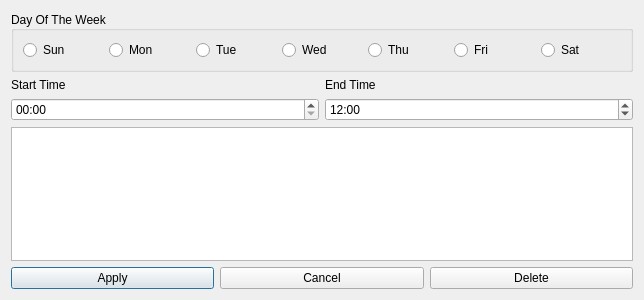
<?xml version="1.0" encoding="UTF-8"?>
<ui version="4.0">
 <class>policy_config</class>
 <widget class="QDialog" name="policy_config">
  <property name="geometry">
   <rect>
    <x>0</x>
    <y>0</y>
    <width>644</width>
    <height>300</height>
   </rect>
  </property>
  <property name="windowTitle">
   <string>Dialog</string>
  </property>
  <layout class="QVBoxLayout" name="verticalLayout">
   <item>
    <widget class="QGroupBox" name="dayOfTheWeekLayout">
     <property name="title">
      <string>Day Of The Week</string>
     </property>
     <property name="alignment">
      <set>Qt::AlignLeading|Qt::AlignLeft|Qt::AlignVCenter</set>
     </property>
     <layout class="QHBoxLayout" name="horizontalLayout">
      <item>
       <widget class="QRadioButton" name="dayOfTheWeekButton_0">
        <property name="text">
         <string>Sun</string>
        </property>
        <attribute name="buttonGroup">
         <string notr="true">dayOfTheWeekGroup</string>
        </attribute>
       </widget>
      </item>
      <item>
       <widget class="QRadioButton" name="dayOfTheWeekButton_1">
        <property name="text">
         <string>Mon</string>
        </property>
        <attribute name="buttonGroup">
         <string notr="true">dayOfTheWeekGroup</string>
        </attribute>
       </widget>
      </item>
      <item>
       <widget class="QRadioButton" name="dayOfTheWeekButton_2">
        <property name="text">
         <string>Tue</string>
        </property>
        <attribute name="buttonGroup">
         <string notr="true">dayOfTheWeekGroup</string>
        </attribute>
       </widget>
      </item>
      <item>
       <widget class="QRadioButton" name="dayOfTheWeekButton_3">
        <property name="text">
         <string>Wed</string>
        </property>
        <attribute name="buttonGroup">
         <string notr="true">dayOfTheWeekGroup</string>
        </attribute>
       </widget>
      </item>
      <item>
       <widget class="QRadioButton" name="dayOfTheWeekButton_4">
        <property name="text">
         <string>Thu</string>
        </property>
        <attribute name="buttonGroup">
         <string notr="true">dayOfTheWeekGroup</string>
        </attribute>
       </widget>
      </item>
      <item>
       <widget class="QRadioButton" name="dayOfTheWeekButton_5">
        <property name="text">
         <string>Fri</string>
        </property>
        <attribute name="buttonGroup">
         <string notr="true">dayOfTheWeekGroup</string>
        </attribute>
       </widget>
      </item>
      <item>
       <widget class="QRadioButton" name="dayOfTheWeekButton_6">
        <property name="text">
         <string>Sat</string>
        </property>
        <attribute name="buttonGroup">
         <string notr="true">dayOfTheWeekGroup</string>
        </attribute>
       </widget>
      </item>
     </layout>
    </widget>
   </item>
   <item>
    <layout class="QHBoxLayout" name="timeLayout">
     <property name="topMargin">
      <number>0</number>
     </property>
     <item>
      <layout class="QVBoxLayout" name="startTimeLayout">
       <property name="rightMargin">
        <number>0</number>
       </property>
       <item>
        <widget class="QLabel" name="start_time_label">
         <property name="text">
          <string>Start Time</string>
         </property>
         <property name="alignment">
          <set>Qt::AlignLeading|Qt::AlignLeft|Qt::AlignVCenter</set>
         </property>
        </widget>
       </item>
       <item>
        <widget class="PolicyTimeEdit" name="start_time">
         <property name="displayFormat">
          <string>hh:mm</string>
         </property>
         <property name="time">
          <time>
           <hour>0</hour>
           <minute>0</minute>
           <second>0</second>
          </time>
         </property>
        </widget>
       </item>
      </layout>
     </item>
     <item>
      <layout class="QVBoxLayout" name="endTimeLayout">
       <item>
        <widget class="QLabel" name="end_time_label">
         <property name="text">
          <string>End Time</string>
         </property>
         <property name="alignment">
          <set>Qt::AlignLeading|Qt::AlignLeft|Qt::AlignVCenter</set>
         </property>
        </widget>
       </item>
       <item>
        <widget class="PolicyTimeEdit" name="end_time">
         <property name="displayFormat">
          <string>hh:mm</string>
         </property>
         <property name="time">
          <time>
           <hour>12</hour>
           <minute>0</minute>
           <second>0</second>
          </time>
         </property>
        </widget>
       </item>
      </layout>
     </item>
    </layout>
   </item>
   <item>
    <layout class="QHBoxLayout" name="hostListLayout">
     <item>
      <widget class="QListWidget" name="hostList"/>
     </item>
    </layout>
   </item>
   <item>
    <layout class="QHBoxLayout" name="buttonLayout">
     <item>
      <widget class="QPushButton" name="applyButton">
       <property name="text">
        <string>Apply</string>
       </property>
      </widget>
     </item>
     <item>
      <widget class="QPushButton" name="cancelButton">
       <property name="text">
        <string>Cancel</string>
       </property>
      </widget>
     </item>
     <item>
      <widget class="QPushButton" name="deleteButton">
       <property name="text">
        <string>Delete</string>
       </property>
      </widget>
     </item>
    </layout>
   </item>
  </layout>
 </widget>
 <customwidgets>
  <customwidget>
   <class>PolicyTimeEdit</class>
   <extends>QTimeEdit</extends>
   <header>policy/policytimeedit.h</header>
  </customwidget>
 </customwidgets>
 <resources/>
 <connections/>
 <buttongroups>
  <buttongroup name="dayOfTheWeekGroup"/>
 </buttongroups>
</ui>
